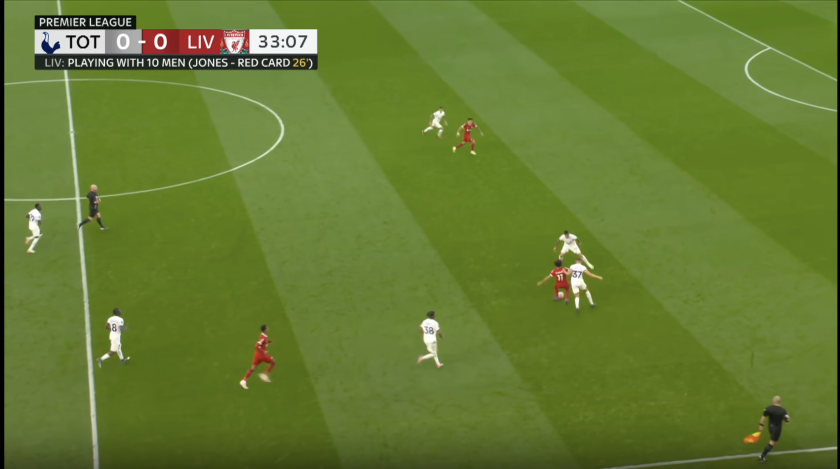
#> input picture backend/logic/offside.png, 1680 x 938 px (shown at 1/2 size)
$ python line_detection.py
#> lines starting #> are read from the running program, lines starting #| are printed output that depends on the picture; after the words box and inside, x2 and y2 are one past the last pixel; in counts of white or black regions, pixels touching at a corner belong together
#> further down, img is the input picture: shape (938, 1680, 3); mean B, G, R 49.9, 123, 100.9
import cv2
import numpy as np
import math

# Global variables
selected_lines = []
rotating = False
vanishing_calculated = False
vanishing_line = None

def api_test():
    return {"lines": ["line1", "line2", "line3"]}

def detect_and_draw_lines(img):
    edges = cv2.Canny(img, 100, 450)
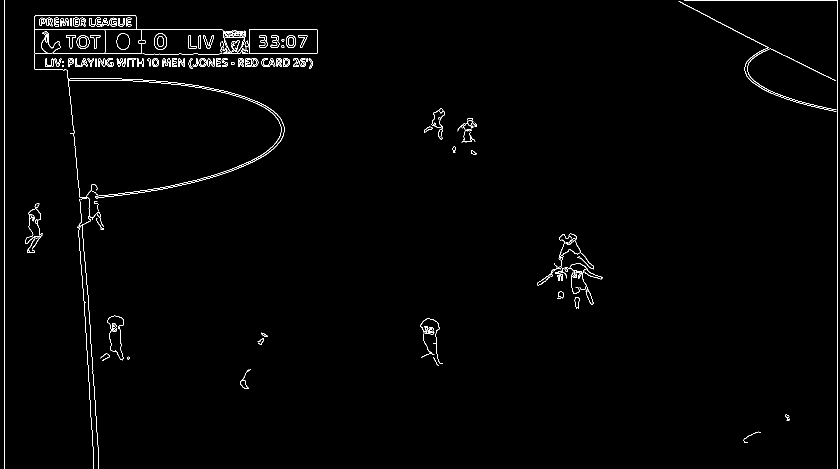
#> edges: shape (938, 1680) (shown at 1/2 size); 1.1% white in thin lines or dots
    cv2.imshow("Edges", edges)
    lines = cv2.HoughLinesP(
        edges,
        rho=1,
        theta=np.pi/180,
        threshold=150,
        minLineLength=250,
        maxLineGap=100
    )
#> lines = 17 rows, first 6: [8, 937, 8, 0], [1674, 937, 1674, 0], [69, 58, 633, 58], [70, 107, 633, 107], [1368, 1, 1672, 1], [161, 394, 197, 916]

    output = img.copy()
    line_list = []
    slope_list = []

    if lines is not None:
        for l in lines:
            x1, y1, x2, y2 = l[0]
            dx = x2 - x1
            dy = y2 - y1
            if dx == 0 or dy == 0:
                continue
            line_list.append([x1, y1, x2, y2])
            slope_list.append(dy/dx)
            extend_line(output, x1, y1, x2, y2, (0, 0, 255))
#> this loop made 17 passes
#> (x1, y1, x2, y2, dx, dy) on passes 1, 2, 3, 4, 5, 7, 9, 11, 13, 14, 15, 17: (8, 937, 8, 0, 0, -937), (1674, 937, 1674, 0, 0, -937), (69, 58, 633, 58, 564, 0), (70, 107, 633, 107, 563, 0), (1368, 1, 1672, 1, 304, 0), (69, 117, 620, 117, 551, 0), (69, 119, 622, 119, 553, 0), (69, 130, 624, 130, 555, 0), (69, 133, 623, 133, 554, 0), (69, 126, 624, 126, 555, 0), (69, 124, 624, 124, 555, 0), (69, 123, 624, 123, 555, 0)
#> (x1, y1, x2, y2, dx, dy, slope in extend_line, intercept in extend_line) on passes 6, 8, 10, 12, 16: (161, 394, 197, 916, 36, 522, 14.5, -1940.5), (156, 451, 184, 864, 28, 413, 14.75, -1850), (137, 158, 181, 662, 44, 504, 11.45, -1411.3), (1357, 3, 1633, 143, 276, 140, 0.507, -685.3), (157, 454, 176, 735, 19, 281, 14.79, -1867.9)
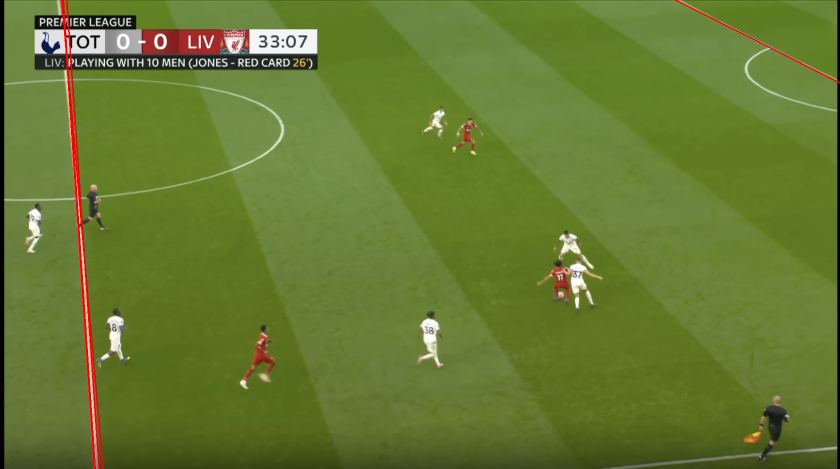
#> output: shape (938, 1680, 3) (shown at 1/2 size); 0.59% of pixels changed, all inside (x1, y1, x2, y2) = (122, 0, 1680, 938)
#> after the loop, line_list = [[161, 394, 197, 916], [156, 451, 184, 864], [137, 158, 181, 662], [1357, 3, 1633, 143], [157, 454, 176, 735]]; slope_list = [14.5, 14.75, 11.45, 0.507, 14.79]

    return output, line_list

def extend_line(img, x1, y1, x2, y2, color):
    height, width = img.shape[:2]
    if x2 != x1:
        slope = (y2 - y1) / (x2 - x1)
        intercept = y1 - slope * x1
        y_start = int(slope * 0 + intercept)
        y_end = int(slope * width + intercept)
        cv2.line(img, (0, y_start), (width, y_end), color, 2)
    else:
        cv2.line(img, (x1, 0), (x1, height), color, 2)

# [47 lines left out: functions calculate_vanishing_point, mouse_callback, not called in this run]

if __name__ == "__main__":
    img = cv2.imread("offside.png")
    if img is not None:
        result, lines = detect_and_draw_lines(img)
#> lines has the same summary as line_list in detect_and_draw_lines
        cv2.namedWindow("Vanishing Point")
        cv2.setMouseCallback("Vanishing Point", mouse_callback, lines)

        while True:
            temp_img = img.copy()
            for i, (x1, y1, x2, y2) in enumerate(lines):
                color = (0, 255, 0) if i in selected_lines else (0, 0, 255)
                extend_line(temp_img, x1, y1, x2, y2, color)
#> this loop made 5 passes
#> (x1, y1, x2, y2, slope in extend_line, intercept in extend_line, y_start in extend_line, y_end in extend_line) on passes 1 to 5: (161, 394, 197, 916, 14.5, -1940.5, -1940, 22419), (156, 451, 184, 864, 14.75, -1850, -1850, 22930), (137, 158, 181, 662, 11.45, -1411.3, -1411, 17832), (1357, 3, 1633, 143, 0.507, -685.3, -685, 166), (157, 454, 176, 735, 14.79, -1867.9, -1867, 22978)

            if len(selected_lines) == 2 and not vanishing_calculated:
                line1 = lines[selected_lines[0]]
                line2 = lines[selected_lines[1]]
                vanishing_point = calculate_vanishing_point(line1, line2)
                if vanishing_point:
                    x_vanish, y_vanish = vanishing_point
                    slope1 = (line1[3] - line1[1]) / (line1[2] - line1[0])
                    slope2 = (line2[3] - line2[1]) / (line2[2] - line2[0])
                    avg_slope = (slope1 + slope2) / 2
                    intercept = y_vanish - avg_slope * x_vanish
                    y_start = int(avg_slope * 0 + intercept)
                    y_end = int(avg_slope * temp_img.shape[1] + intercept)
                    vanishing_line = ((x_vanish, y_vanish), (temp_img.shape[1], y_end))
                    vanishing_calculated = True

            if vanishing_line:
                cv2.line(temp_img, vanishing_line[0], vanishing_line[1], (0, 255, 255), 2)

            cv2.imshow("Vanishing Point", temp_img)

            if cv2.waitKey(1) & 0xFF == 27:  # Press 'Esc' to exit
#> (key Esc is pressed here)
                break

        cv2.destroyAllWindows()

$ run again, with backend/logic/r1054083_1296x864_3-2.jpg saved as backend/logic/offside.png
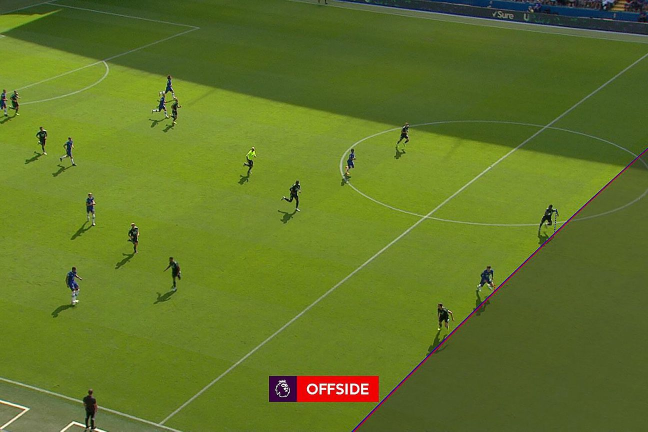
#> input picture backend/logic/r1054083_1296x864_3-2.jpg, 1296 x 864 px (shown at 1/2 size)
#> img is the input picture: shape (864, 1296, 3); mean B, G, R 39.4, 117, 97.2
#> in detect_and_draw_lines, `edges = cv2.Canny(img, 100, 450)`:
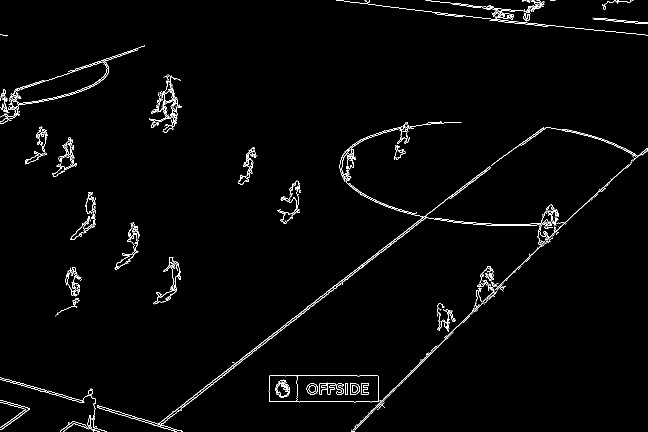
#> edges: shape (864, 1296) (shown at 1/2 size); 1.7% white in thin lines or dots
#> in detect_and_draw_lines, `lines = cv2.HoughLinesP( edges, rho=1, theta=np.pi/180, threshold=150,..`: lines = 16 rows, first 6: [312, 851, 925, 373], [316, 852, 1028, 296], [320, 850, 1046, 283], [706, 863, 1125, 444], [311, 851, 904, 388], [727, 835, 1271, 309]
#> the loop in detect_and_draw_lines, `for l in lines:` made 16 passes
#> (x1, y1, x2, y2, dx, dy, slope in extend_line, intercept in extend_line) on passes 1, 2, 3, 4, 5, 6, 7, 9: (312, 851, 925, 373, 613, -478, -0.78, 1094.3), (316, 852, 1028, 296, 712, -556, -0.781, 1098.8), (320, 850, 1046, 283, 726, -567, -0.781, 1099.9), (706, 863, 1125, 444, 419, -419, -1, 1569), (311, 851, 904, 388, 593, -463, -0.781, 1093.8), (727, 835, 1271, 309, 544, -526, -0.967, 1537.9), (672, 0, 1095, 52, 423, 52, 0.123, -82.61), (724, 531, 976, 334, 252, -197, -0.782, 1097)
#> after the loop in detect_and_draw_lines, `for l in lines:`:
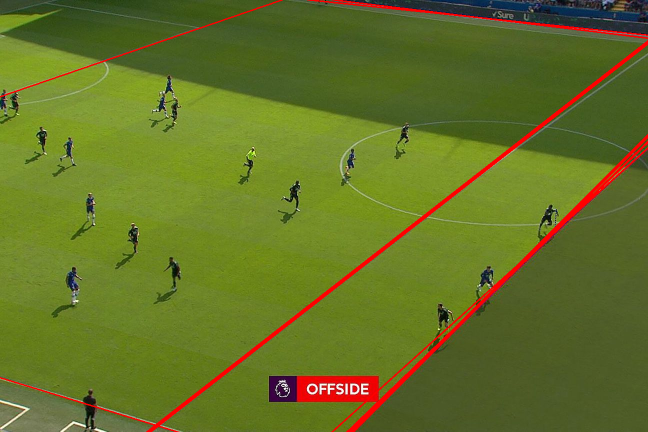
#> output: shape (864, 1296, 3) (shown at 1/2 size); 2.29% of pixels changed, all inside (x1, y1, x2, y2) = (0, 0, 1296, 864)
#> after the loop in detect_and_draw_lines, `for l in lines:`: line_list = 15 items, first 6: [312, 851, 925, 373], [316, 852, 1028, 296], [320, 850, 1046, 283], [706, 863, 1125, 444], [311, 851, 904, 388], [727, 835, 1271, 309]; slope_list = [-0.78, -0.781, -0.781, -1, -0.781, -0.967, 0.123, -0.782, -1, 0.105, 0.306, -0.9, -0.344, -0.966, -0.781]
#> `result, lines = detect_and_draw_lines(img)`: lines has the same summary as line_list in detect_and_draw_lines
#> the loop `for i, (x1, y1, x2, y2) in enumerate(lines):` made 15 passes
#> (x1, y1, x2, y2, slope in extend_line, intercept in extend_line, y_start in extend_line, y_end in extend_line) on passes 1 to 8: (312, 851, 925, 373, -0.78, 1094.3, 1094, 83), (316, 852, 1028, 296, -0.781, 1098.8, 1098, 86), (320, 850, 1046, 283, -0.781, 1099.9, 1099, 87), (706, 863, 1125, 444, -1, 1569, 1569, 273), (311, 851, 904, 388, -0.781, 1093.8, 1093, 81), (727, 835, 1271, 309, -0.967, 1537.9, 1537, 284), (672, 0, 1095, 52, 0.123, -82.61, -82, 76), (724, 531, 976, 334, -0.782, 1097, 1096, 83)
